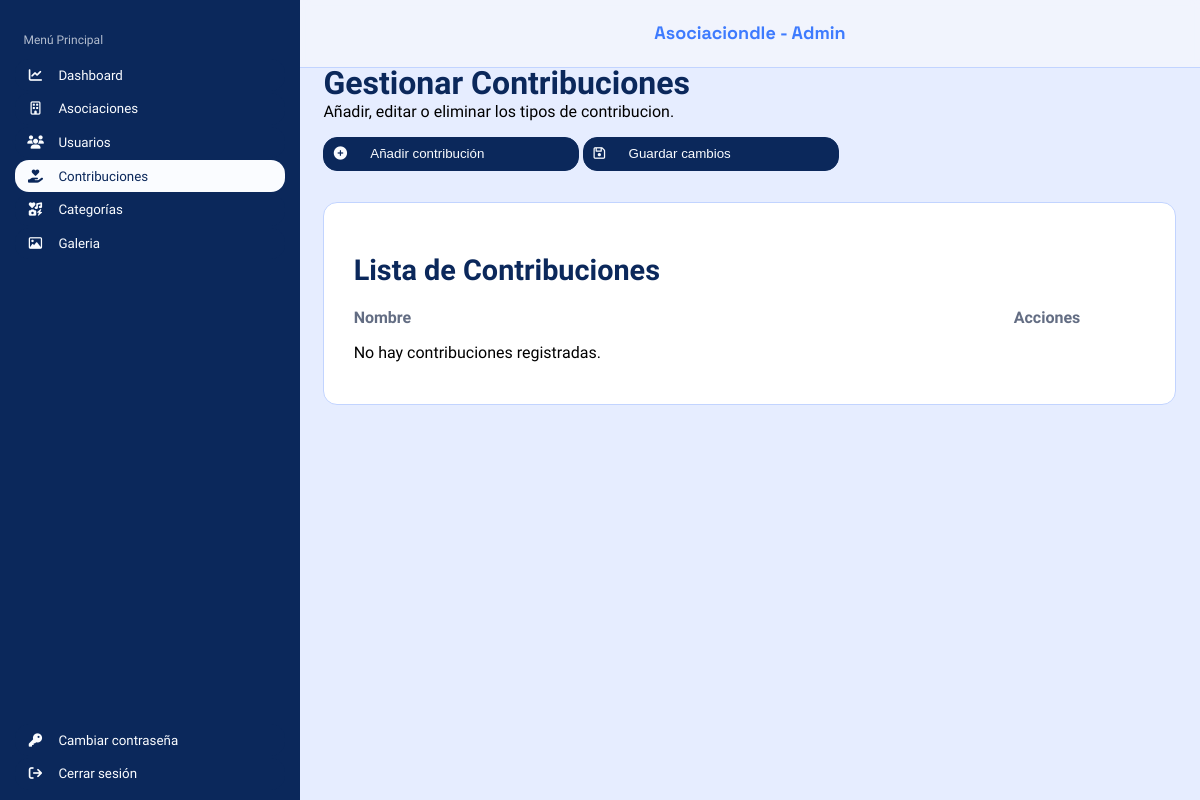
/php/index.php?c=Contribucion&m=listar, run on an earlier commit of the app's database.
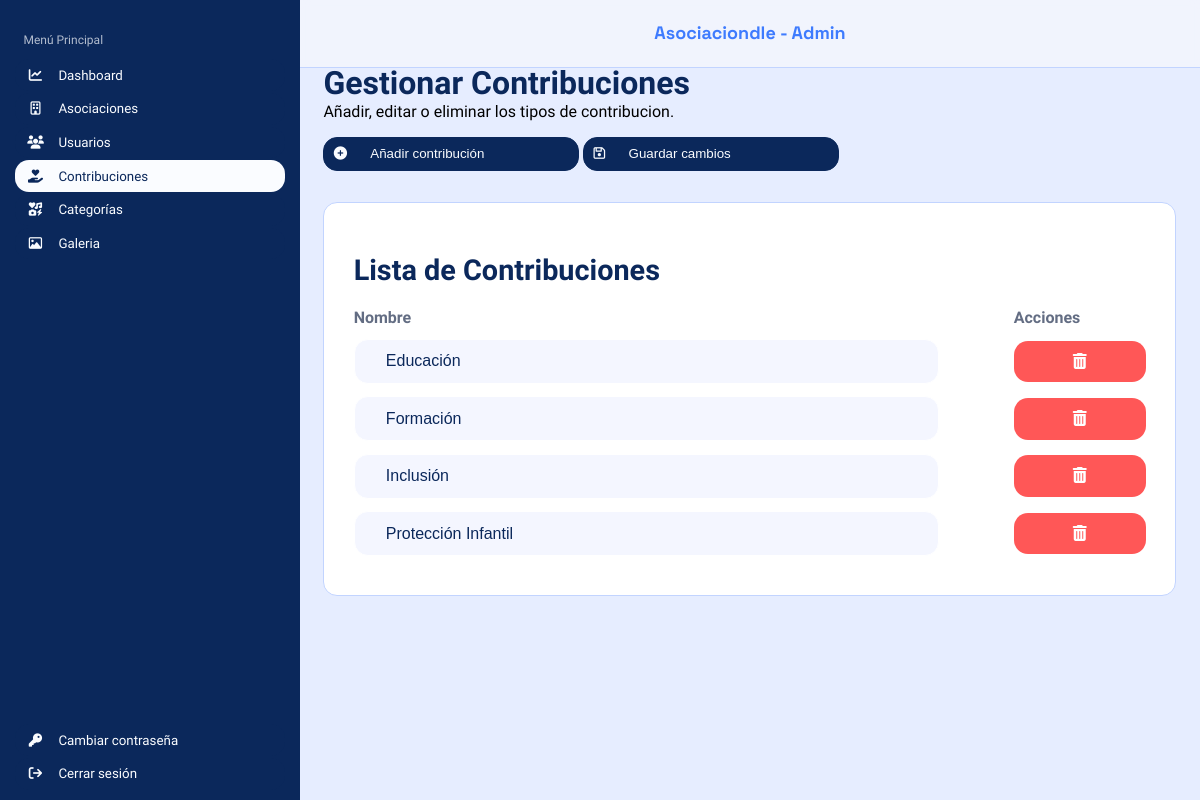
And on a later commit of the database.
### tables this page shows
CREATE TABLE contribucion(
	idContribucion SMALLINT UNSIGNED PRIMARY KEY AUTO_INCREMENT,
    descripcion VARCHAR(100) NOT NULL UNIQUE
);

### php/index.php (called while the page is built, shortened)
<?php
    $metodo = $_GET["m"] ?? METDEF;
    $objContro = new $instanciaControlador();
    $datos=$objContro->$metodo();
    include VISTAS.$objContro->vista;
?>

### php/config/conexion.php (called while the page is built, shortened)
<?php
    class Conexion{
        function __construct(){
            try{
                $this->conexion = new PDO("mysql:host=".SERVIDOR.";dbname=".BBDD,USUARIO,PASSWORD);
            }catch(PDOException $e){
                echo $e->getMessage();
            }
        }
    }
?>

### php/controladores/conContribucion.php (called while the page is built, shortened)
<?php
    require_once __DIR__.'/../'.MODELO.'modContribucion.php';
    class ConContribucion {
        private $modeloCont;
        public function __construct() {
            $this->modeloCont = new ModContribucion();
        }
        public function listar(){
            $datos['contribucion'] = $this->modeloCont->listar();
            return $datos;
        }
    }
?>

### php/modelos/modContribucion.php (called while the page is built, shortened)
<?php
    require_once __DIR__.'/../config/conexion.php';
    class ModContribucion extends Conexion{
        public function listar(){
            $sql = "SELECT * FROM contribucion ORDER BY descripcion";
            $stmt = $this->conexion->prepare($sql);
            $stmt->execute();
            $datos = $stmt->fetchAll(PDO::FETCH_ASSOC);
            return $datos;
        }
    }
?>

### php/vistas/admin/vistaGestionContribuciones.php (the view, shortened to what the changed rows need)
<html>
    <head>
        <link rel="stylesheet" href="../src/css/styleAdmin.css">
        <link rel="stylesheet" href="https://cdnjs.cloudflare.com/ajax/libs/font-awesome/6.5.0/css/all.min.css">
    </head>
    <body class="asociacionContribucion">
        <main>
            <form action="index.php?c=Contribucion&m=procesarModificar" method="POST" enctype="multipart/form-data">
                <div id="bloqueGestionContribuciones">
                    <h1>Gestionar Contribuciones</h1>
                </div>
                <div id="bloqueListaContribuciones">
                    <h2>Lista de Contribuciones</h2>
                    <div class="fila encabezado">
                        <span>Nombre</span>
                        <span>Acciones</span>
                    </div>
                    <?php if(!empty($datos['contribucion'])): ?>
                        <?php foreach ($datos['contribucion'] as $c): ?>
                            <div class="fila">
                                <input type="text" name="descripcion[<?= $c['idContribucion'] ?>]" value="<?= $c['descripcion'] ?>">
                                <a class="btn-eliminar" href="index.php?c=Contribucion&m=borrar&idContribucion=<?= $c['idContribucion'] ?>">
                                    <i class="fa-solid fa-trash-can"></i>
                                </a>
                            </div>
                        <?php endforeach; ?>
                    <?php else: ?>
                        <p>No hay contribuciones registradas.</p>
                    <?php endif; ?>
                </div>
            </form>
        </main>
    </body>
</html>

What changed in the data, as far as the page shows it:
added contribucion: descripcion "Educación"
added contribucion: descripcion "Formación"
added contribucion: descripcion "Inclusión"
added contribucion: descripcion "Protección Infantil"
Also different on the page:
text no longer shown: "No hay contribuciones registradas."
